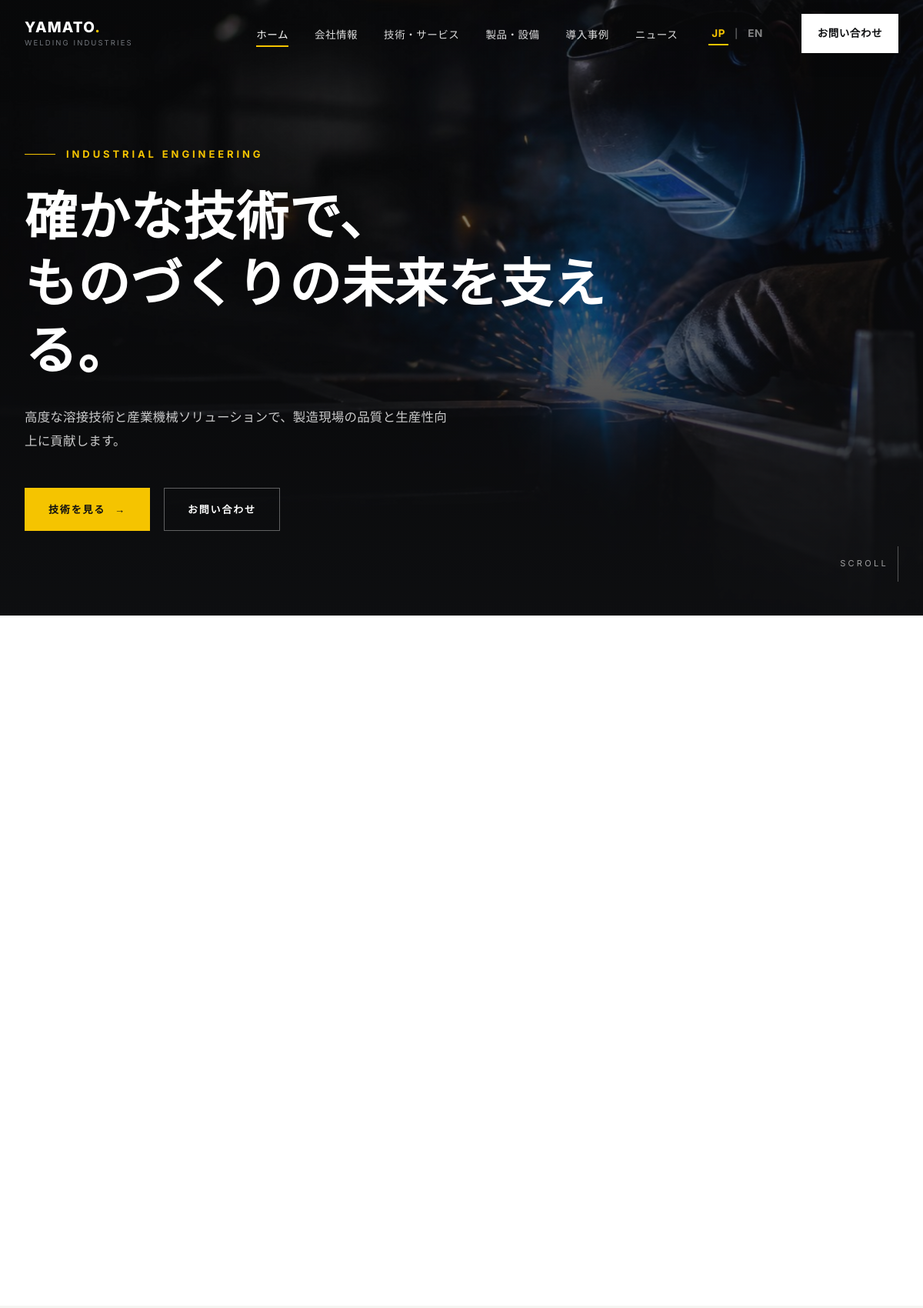
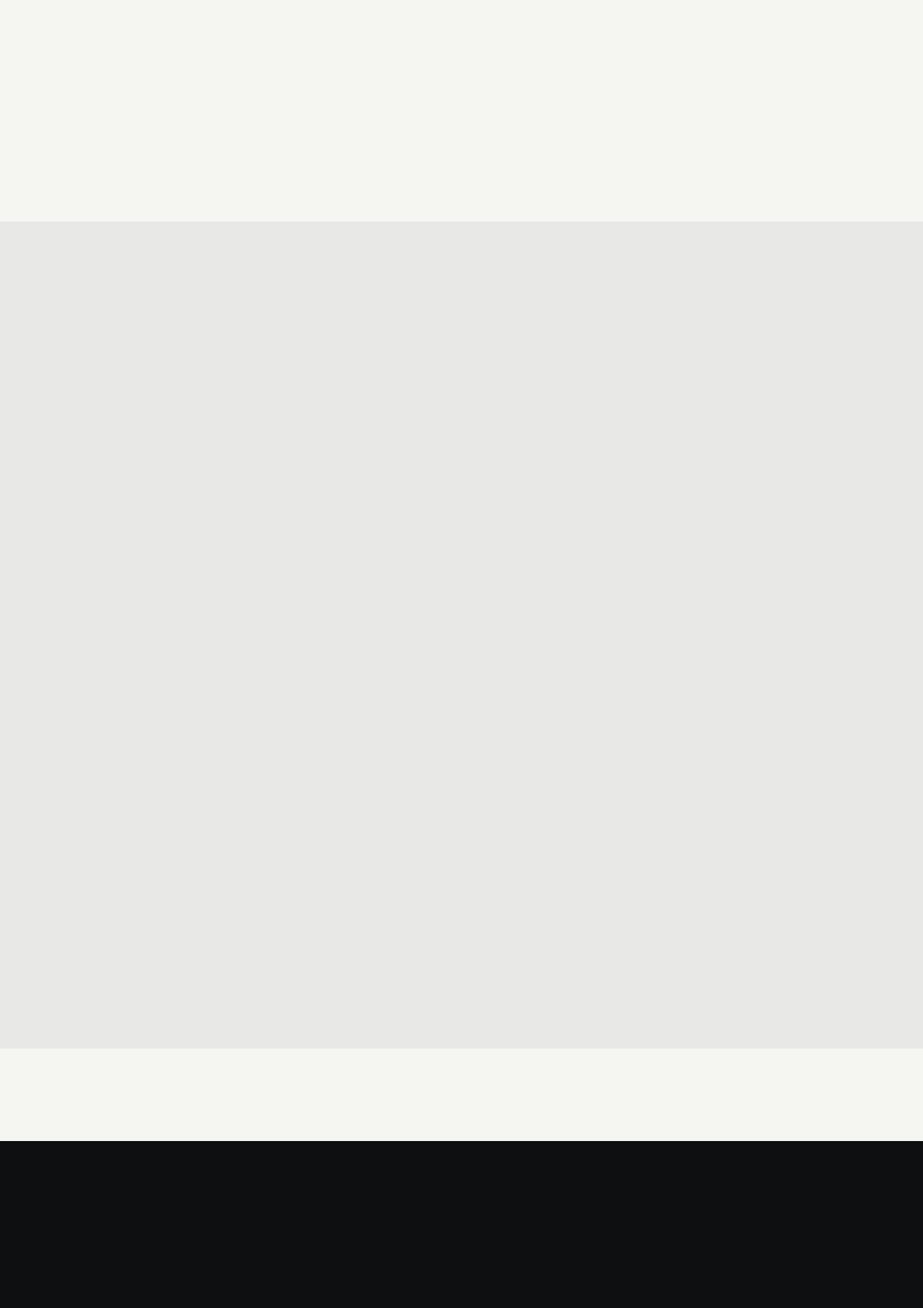
The page / (upper part) on the database its author committed (2 pictures, top to bottom).
### tables this page shows
CREATE TABLE homepage_content (
    id INT AUTO_INCREMENT PRIMARY KEY,
    section_key VARCHAR(100) NOT NULL UNIQUE,
    title_ja VARCHAR(255),
    title_en VARCHAR(255),
    subtitle_ja TEXT,
    subtitle_en TEXT,
    content_ja TEXT,
    content_en TEXT,
    image VARCHAR(255),
    updated_at TIMESTAMP DEFAULT CURRENT_TIMESTAMP ON UPDATE CURRENT_TIMESTAMP
);

### includes/functions.php (called while the page is built, shortened)
<?php
function e(?string $value): string
{
    return htmlspecialchars((string) $value, ENT_QUOTES, 'UTF-8');
}
function base_url(string $path = ''): string
{
    $scriptDir = str_replace('\\', '/', dirname($_SERVER['SCRIPT_NAME']));
    $scriptDir = rtrim($scriptDir, '/');
    return $scriptDir . '/' . ltrim($path, '/');
}

### includes/language.php (called while the page is built, shortened)
<?php
$CURRENT_LANG = $_SESSION['site_lang'];
$LANG = require __DIR__ . '/lang/' . $CURRENT_LANG . '.php';
function t(string $key): string
{
    global $LANG;
    return $LANG[$key] ?? $key;
}
function tf(array $row, string $field): string
{
    global $CURRENT_LANG;
    $primary   = $row[$field . '_' . $CURRENT_LANG] ?? '';
    $fallback  = $CURRENT_LANG === 'ja'
        ? ($row[$field . '_en'] ?? '')
        : ($row[$field . '_ja'] ?? '');
    $value = trim((string) $primary) !== '' ? $primary : $fallback;
    return (string) $value;
}

### index.php (the view, shortened to what this page needs)
<?php
require_once __DIR__ . '/includes/functions.php';
require_once __DIR__ . '/includes/language.php';
$pdo = getPDO();
$hero      = $pdo->query("SELECT * FROM homepage_content WHERE section_key = 'hero'")->fetch();
$strength  = $pdo->query("SELECT * FROM homepage_content WHERE section_key = 'strength'")->fetch();
$heroSlides = [];
if (empty($heroSlides)) {
    $heroSlides = [
        ['src' => base_url('assets/images/hero-welding-v2.jpg'), 'label' => 'Manual precision welding'],
        ['src' => base_url('assets/images/hero-robotic-v2.jpg'), 'label' => 'Robotic welding automation'],
        ['src' => base_url('assets/images/hero-machining-v2.jpg'), 'label' => 'Precision industrial machining'],
    ];
}
include __DIR__ . '/includes/header.php';
?>
<section class="hero" data-hero-slider data-interval="5000" aria-label="Company introduction">
    <div class="hero-slides" aria-hidden="true">
        <?php foreach ($heroSlides as $i => $slide): ?>
        <div class="hero-media hero-slide<?= $i === 0 ? ' is-active' : '' ?>"
             <?= $i === 0
                 ? 'style="background-image:url(\'' . e($slide['src']) . '\');"'
                 : 'data-hero-bg="' . e($slide['src']) . '"' ?>></div>
        <?php endforeach; ?>
    </div>
    <div class="hero-overlay"></div>
    <div class="hero-inner">
        <div class="hero-eyebrow"><?= e(t('hero_eyebrow')) ?></div>
        <h1 class="hero-title"><?php echo nl2br(e(tf($hero, 'title'))); ?></h1>
        <p class="hero-subtitle"><?= e(tf($hero, 'content')) ?></p>
        <div class="hero-actions">
            <a href="<?= e(base_url('technology.php')) ?>" class="btn btn--primary">
                <?= e(t('hero_cta_technology')) ?> <span class="btn-arrow">&#8594;</span>
            </a>
            <a href="<?= e(base_url('contact.php')) ?>" class="btn btn--outline-light">
                <?= e(t('hero_cta_contact')) ?>
            </a>
        </div>
    </div>
    <div class="hero-scroll">
        <span><?= e(t('hero_scroll')) ?></span>
    </div>
</section>
<section class="section section--white">
    <div class="container">
        <div class="about-grid">
        </div>
    </div>
</section>
<section class="section section--off">
    <div class="container">
    </div>
    <div class="grid-3">
    </div>
</section>
<section class="section section--dark<?= !empty($strength['image']) ? ' section--content-bg' : '' ?>"<?= !empty($strength['image']) ? ' style="background-image:url(\'' . e(image_url($strength['image'], 'homepage')) . '\');"' : '' ?>>
    <div class="container">
    </div>
</section>
<?php include __DIR__ . '/includes/footer.php'; ?>

### assets/css/style.css (style rules this page uses)
:root { --c-black: #0E0F11; --c-graphite: #191B1F; --c-dark-gray: #292C31; --c-gray: #72767C; --c-light-gray: #E8E9E7; --c-white: #FFFFFF; --c-off-white: #F5F5F2; --c-yellow: #F5C400; --font-jp: 'Noto Sans JP', 'Inter', sans-serif; --font-en: 'Inter', 'Noto Sans JP', sans-serif; --container: 1240px; --gutter: 32px; --header-h: 88px; --ease: cubic-bezier(.22, .61, .36, 1); --transition: 0.5s var(--ease); }
html[lang="ja"] { --font-body: var(--font-jp); }
*, *::before, *::after { box-sizing: border-box; }
html { scroll-behavior: smooth; }
body { margin: 0; font-family: var(--font-body, var(--font-jp)); color: var(--c-graphite); background: var(--c-white); -webkit-font-smoothing: antialiased; line-height: 1.75; font-size: 16px; letter-spacing: 0.01em; overflow-x: hidden; }
a { color: inherit; text-decoration: none; }
h1, h2, h3, h4, p { margin: 0; }
.container { max-width: var(--container); margin: 0 auto; padding: 0 var(--gutter); }
.section { padding: 120px 0; position: relative; }
.section--dark { background: var(--c-black); color: var(--c-light-gray); }
.section--white { background: var(--c-white); color: var(--c-graphite); }
.section--off { background: var(--c-off-white); color: var(--c-graphite); }
.btn { display: inline-flex; align-items: center; gap: 12px; padding: 16px 30px; font-family: var(--font-en); font-size: 13px; font-weight: 600; letter-spacing: 0.14em; text-transform: uppercase; border: 1px solid transparent; transition: var(--transition); white-space: nowrap; }
.btn-arrow { transition: transform 0.35s var(--ease); }
.btn--primary { background: var(--c-yellow); color: var(--c-black); }
.btn--outline-light { border-color: rgba(255,255,255,0.35); color: var(--c-white); }
.hero { position: relative; min-height: 100vh; display: flex; align-items: flex-end; color: var(--c-white); background: var(--c-black); overflow: hidden; }
.hero-slides { position: absolute; inset: -64px -20px; }
.hero-media { position: absolute; inset: 0; background-size: cover; background-position: center; opacity: 0; transform: translate3d(0, var(--parallax-y, 0px), 0) scale(1.045); transition: opacity 1.1s ease; will-change: opacity, transform; }
.hero-media.is-active { opacity: 1; transform: translate3d(0, var(--parallax-y, 0px), 0) scale(1.09); }
.hero-overlay { position: absolute; inset: 0; background: linear-gradient(180deg, rgba(14,15,17,0.55) 0%, rgba(14,15,17,0.55) 40%, rgba(14,15,17,0.96) 100%); }
.hero-inner { position: relative; z-index: 2; width: 100%; padding: 0 var(--gutter) 110px; max-width: var(--container); margin: 0 auto; transform: translate3d(0, var(--parallax-content-y, 0px), 0); will-change: transform; }
.hero-eyebrow { font-family: var(--font-en); font-size: 13px; font-weight: 700; letter-spacing: 0.3em; color: var(--c-yellow); display: flex; align-items: center; gap: 14px; margin-bottom: 26px; }
.hero-eyebrow::before { content: ""; width: 40px; height: 1px; background: var(--c-yellow); }
.hero-title { font-size: clamp(36px, 6vw, 68px); font-weight: 800; line-height: 1.28; letter-spacing: 0.01em; max-width: 820px; }
.hero-subtitle { margin-top: 28px; font-size: 16.5px; line-height: 1.9; color: rgba(255,255,255,0.78); max-width: 560px; }
.hero-actions { display: flex; gap: 18px; margin-top: 44px; flex-wrap: wrap; }
.hero-scroll { position: absolute; right: var(--gutter); bottom: 44px; display: flex; align-items: center; gap: 12px; font-family: var(--font-en); font-size: 11px; letter-spacing: 0.3em; color: rgba(255,255,255,0.6); z-index: 2; }
.about-grid { display: grid; grid-template-columns: 0.9fr 1.1fr; gap: 80px; align-items: start; }
.grid-3 { display: grid; grid-template-columns: repeat(3, 1fr); gap: 1px; background: var(--c-light-gray); }

### rows shown on the page
homepage_content: title_ja "確かな技術で、 ものづくりの未来を支える。", content_ja "高度な溶接技術と産業機械ソリューションで、製造現場の品質と生産性向上に貢献します。"

### other values the page prints
t('nav_home') "ホーム"
t('nav_about') "会社情報"
t('nav_technology') "技術・サービス"
t('nav_products') "製品・設備"
t('nav_projects') "導入事例"
t('nav_news') "ニュース"
t('lang_jp') "JP"
t('lang_en') "EN"
t('nav_contact') "お問い合わせ"
t('hero_eyebrow') "INDUSTRIAL ENGINEERING"
t('hero_cta_technology') "技術を見る"
t('hero_cta_contact') "お問い合わせ"
t('hero_scroll') "SCROLL"
